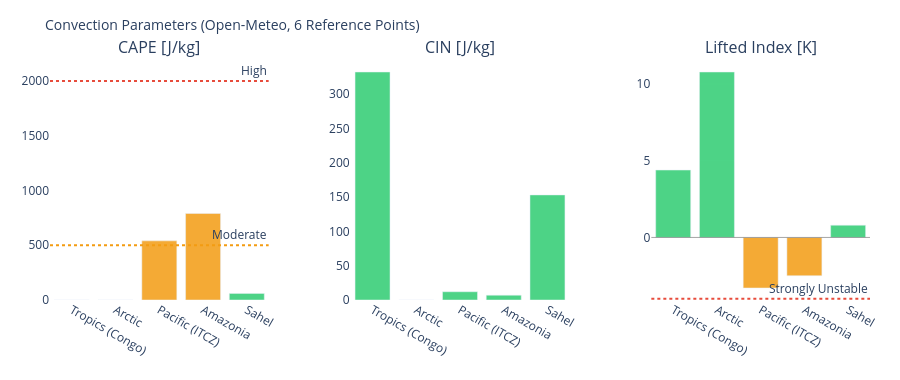

Notebook code cell kept with this figure:
### Markdown cell above
---
## 3. Visualizations

### Code cell
# ============================================================
# CAPE / CIN / LIFTED INDEX – Convection potential
# ============================================================

if not df_atm.empty:
    fig = make_subplots(
        rows=1, cols=3,
        subplot_titles=['CAPE [J/kg]', 'CIN [J/kg]', 'Lifted Index [K]'],
        horizontal_spacing=0.1
    )
    pts = df_atm['point'].tolist()
    pt_colors = ['#E85D24','#185FA5','#888780','#378ADD','#639922','#F2A623']

    # CAPE – höher = mehr Gewitterpotential
    cape_vals = df_atm['cape'].fillna(0).tolist()
    cape_colors = ['#e74c3c' if v > 2000 else '#f39c12' if v > 500 else '#2ecc71'
                   for v in cape_vals]
    fig.add_trace(go.Bar(x=pts, y=cape_vals, marker_color=cape_colors,
                         opacity=0.85, showlegend=False), row=1, col=1)
    fig.add_hline(y=2000, line_dash='dot', line_color='#e74c3c',
                  annotation_text='High', row=1, col=1)
    fig.add_hline(y=500,  line_dash='dot', line_color='#f39c12',
                  annotation_text='Moderate', row=1, col=1)

    # CIN – negativer = stärker gedeckelt (weniger Auslöse)
    cin_vals = df_atm['cin'].fillna(0).tolist()
    cin_colors = ['#e74c3c' if v < -200 else '#f39c12' if v < -50 else '#2ecc71'
                  for v in cin_vals]
    fig.add_trace(go.Bar(x=pts, y=cin_vals, marker_color=cin_colors,
                         opacity=0.85, showlegend=False), row=1, col=2)

    # Lifted Index – negativ = instabil
    li_vals = df_atm['li'].fillna(0).tolist()
    li_colors = ['#e74c3c' if v < -4 else '#f39c12' if v < 0 else '#2ecc71'
                 for v in li_vals]
    fig.add_trace(go.Bar(x=pts, y=li_vals, marker_color=li_colors,
                         opacity=0.85, showlegend=False), row=1, col=3)
    fig.add_hline(y=0, line_color='gray', line_width=0.7, row=1, col=3)
    fig.add_hline(y=-4, line_dash='dot', line_color='#e74c3c',
                  annotation_text='Strongly Unstable', row=1, col=3)

    fig.update_layout(
        title=dict(text='Convection Parameters (Open-Meteo, 6 Reference Points)', font=dict(size=14)),
        height=380, plot_bgcolor='rgba(0,0,0,0)', paper_bgcolor='rgba(0,0,0,0)',
        margin=dict(l=50, r=30, t=60, b=80)
    )
    fig.update_xaxes(tickangle=30)
    fig.show()

### Figure 1 — Plotly figure (JSON) as saved in the notebook; plotly's stock layout.template omitted (floating-point values rounded to 4 significant figures)
{"data": [{"marker": {"color": ["#2ecc71", "#2ecc71", "#f39c12", "#f39c12", "#2ecc71"]}, "opacity": 0.85, "showlegend": false, "type": "bar", "x": ["Tropics (Congo)", "Arctic", "Pacific (ITCZ)", "Amazonia", "Sahel"], "xaxis": "x", "y": [0.0, 0.0, 540.0, 790.0, 60.0], "yaxis": "y"}, {"marker": {"color": ["#2ecc71", "#2ecc71", "#2ecc71", "#2ecc71", "#2ecc71"]}, "opacity": 0.85, "showlegend": false, "type": "bar", "x": ["Tropics (Congo)", "Arctic", "Pacific (ITCZ)", "Amazonia", "Sahel"], "xaxis": "x2", "y": [332.0, 0.0, 12.0, 7.0, 153.0], "yaxis": "y2"}, {"marker": {"color": ["#2ecc71", "#2ecc71", "#f39c12", "#f39c12", "#2ecc71"]}, "opacity": 0.85, "showlegend": false, "type": "bar", "x": ["Tropics (Congo)", "Arctic", "Pacific (ITCZ)", "Amazonia", "Sahel"], "xaxis": "x3", "y": [4.4, 10.8, -3.3, -2.5, 0.8], "yaxis": "y3"}], "layout": {"annotations": [{"font": {"size": 16}, "showarrow": false, "text": "CAPE [J/kg]", "x": 0.1333, "xanchor": "center", "xref": "paper", "y": 1.0, "yanchor": "bottom", "yref": "paper"}, {"font": {"size": 16}, "showarrow": false, "text": "CIN [J/kg]", "x": 0.5, "xanchor": "center", "xref": "paper", "y": 1.0, "yanchor": "bottom", "yref": "paper"}, {"font": {"size": 16}, "showarrow": false, "text": "Lifted Index [K]", "x": 0.8667, "xanchor": "center", "xref": "paper", "y": 1.0, "yanchor": "bottom", "yref": "paper"}, {"showarrow": false, "text": "High", "x": 1, "xanchor": "right", "xref": "x domain", "y": 2000, "yanchor": "bottom", "yref": "y"}, {"showarrow": false, "text": "Moderate", "x": 1, "xanchor": "right", "xref": "x domain", "y": 500, "yanchor": "bottom", "yref": "y"}, {"showarrow": false, "text": "Strongly Unstable", "x": 1, "xanchor": "right", "xref": "x3 domain", "y": -4, "yanchor": "bottom", "yref": "y3"}], "height": 380, "margin": {"b": 80, "l": 50, "r": 30, "t": 60}, "paper_bgcolor": "rgba(0,0,0,0)", "plot_bgcolor": "rgba(0,0,0,0)", "shapes": [{"line": {"color": "#e74c3c", "dash": "dot"}, "type": "line", "x0": 0, "x1": 1, "xref": "x domain", "y0": 2000, "y1": 2000, "yref": "y"}, {"line": {"color": "#f39c12", "dash": "dot"}, "type": "line", "x0": 0, "x1": 1, "xref": "x domain", "y0": 500, "y1": 500, "yref": "y"}, {"line": {"color": "gray", "width": 0.7}, "type": "line", "x0": 0, "x1": 1, "xref": "x3 domain", "y0": 0, "y1": 0, "yref": "y3"}, {"line": {"color": "#e74c3c", "dash": "dot"}, "type": "line", "x0": 0, "x1": 1, "xref": "x3 domain", "y0": -4, "y1": -4, "yref": "y3"}], "title": {"font": {"size": 14}, "text": "Convection Parameters (Open-Meteo, 6 Reference Points)"}, "xaxis": {"anchor": "y", "domain": [0.0, 0.2667], "tickangle": 30}, "xaxis2": {"anchor": "y2", "domain": [0.3667, 0.6333], "tickangle": 30}, "xaxis3": {"anchor": "y3", "domain": [0.7333, 1.0], "tickangle": 30}, "yaxis": {"anchor": "x", "domain": [0.0, 1.0]}, "yaxis2": {"anchor": "x2", "domain": [0.0, 1.0]}, "yaxis3": {"anchor": "x3", "domain": [0.0, 1.0]}}}
